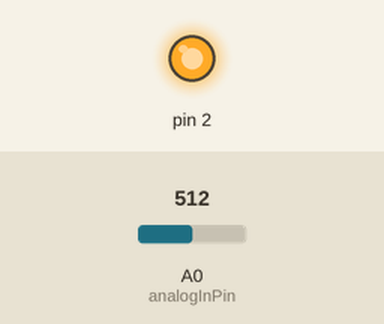
Simulated run of this sketch. Board: Arduino Uno, built with avr-gcc and run on an emulated ATmega328P. Parts: output pins drawn as LEDs (lit = HIGH). The test bench sets the inputs (shaded band); at power-on: A0 (analogInPin) = 512.

Above: at 1.2 s.
1.3 s: A0 (analogInPin) set to 142
2.8 s: A0 (analogInPin) set to 119
At 3.2 s:
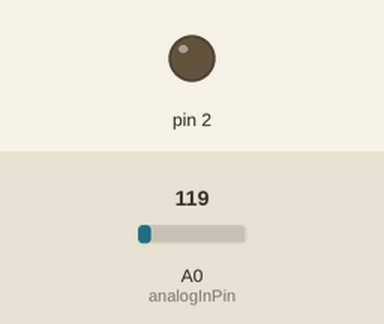
4.3 s: A0 (analogInPin) set to 306
At 5.5 s:
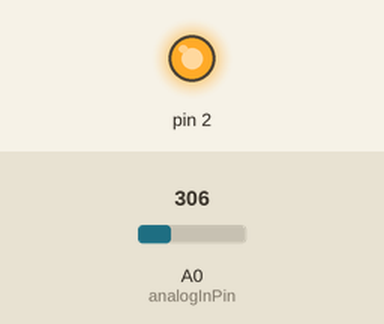
5.8 s: A0 (analogInPin) set to 122
At 6.8 s:
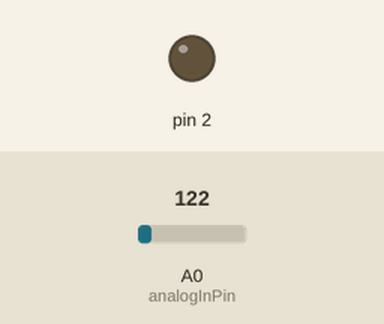
Timing chart, 0 to 8.3 s (numbered marks = the images above; inputs shaded):
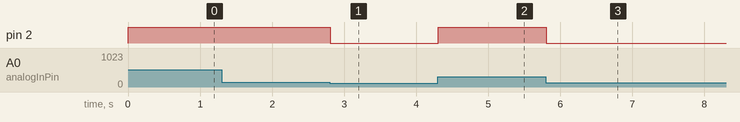

Measured:
- the behaviour switches between 128 and 127 on A0 (analogInPin) (found by bisection; images 0 and 1)
- after the input at 1.3 s, every drawn part: stays the same
- after the input at 2.8 s, pin 2: HIGH → LOW at once
- after the input at 4.3 s, pin 2: LOW → HIGH at once
- after the input at 5.8 s, pin 2: HIGH → LOW at once

The sketch:

Analog_Input.ino
```cpp
const int analogInPin = A0;  // ESP8266 Analog Pin ADC0 = A0
  // 10 - bit ADC -> analogRead -> (0 -> 1023) <=> (0 -> 3.3V)
  // Vin = 3.3/1023 * ADC_Value

int sensorValue = 0;  // value read from the pot

void setup() {
  // initialize serial communication at 115200
  // analogReference(INTERNAL);    // 1V Vref
}

void loop() {
  // read the analog in value
  sensorValue = analogRead(analogInPin);
  analogWrite(2, sensorValue);
  // print the readings in the Serial Monitor
  delay(100);
}
```
